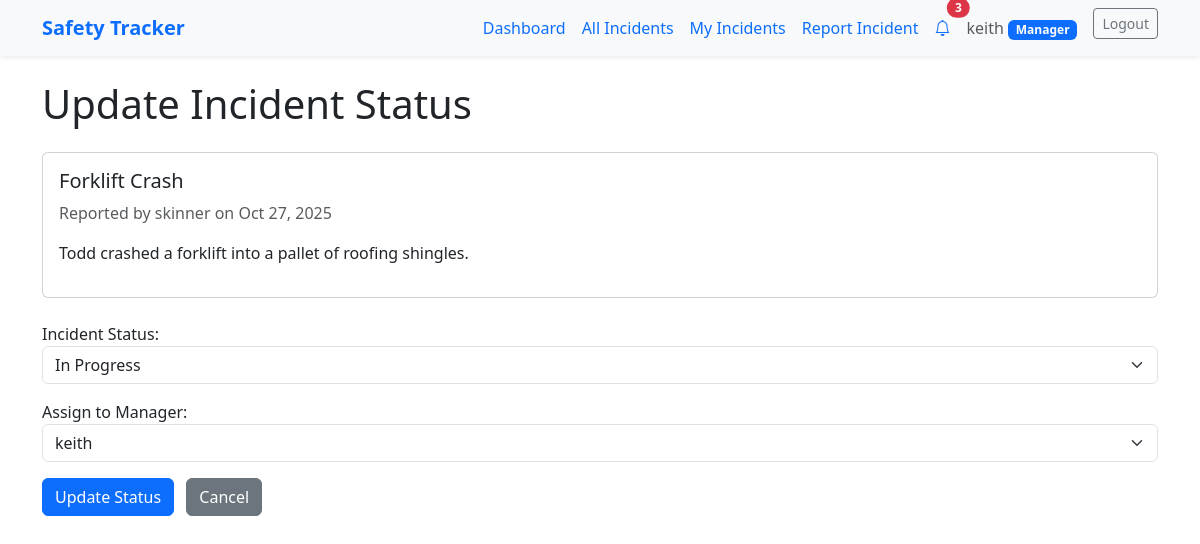
Page /incident_reporter/forklift-crash/update-status/ (signed in) on the committed database.
### incident_reporter/models.py (models this page shows, shortened)
class Incident(models.Model):
    STATUS_CHOICES = [
        ('new', 'New'),
        ('in_progress', 'In Progress'),
        ('resolved', 'Resolved'),
        ('closed', 'Closed'),
    ]
    title = models.CharField(max_length=75)
    body = models.TextField()
    slug = models.SlugField(unique=True)
    date = models.DateTimeField(auto_now_add=True)
    banner = models.ImageField(default='fallback.jpg', blank=True)
    reporter = models.ForeignKey(User, on_delete=models.CASCADE, null=True, blank=True, related_name='reported_incidents')
    status = models.CharField(max_length=20, choices=STATUS_CHOICES, default='new')
    assigned_to = models.ForeignKey(User, on_delete=models.SET_NULL, null=True, blank=True, related_name='assigned_incidents')
    class Meta:
        ordering = ['-date']

### incident_reporter/views.py (the view)
# urls.py: path('<slug:slug>/update-status/', views.incident_update_status, name='update-status'),
@manager_required(redirect_url='/incident_reporter/')
def incident_update_status(request, slug):
    incident = get_object_or_404(Incident, slug=slug)
    old_status = incident.status
    old_assigned_to = incident.assigned_to
    if request.method == 'POST':
        form = forms.UpdateIncidentStatus(request.POST, instance=incident)
        if form.is_valid():
            updated_incident = form.save()
            if old_status != updated_incident.status:
                notify_reporter_status_change(updated_incident, old_status, updated_incident.status)
            if updated_incident.assigned_to and updated_incident.assigned_to != old_assigned_to:
                notify_manager_assignment(updated_incident, updated_incident.assigned_to)
            messages.success(request, f'Incident status updated successfully.')
            return redirect('incident:page', slug=slug)
    else:
        form = forms.UpdateIncidentStatus(instance=incident)
    return render(request, 'incident_reporter/incident_update_status.html', {
        'form': form,
        'incident': incident
    })

### incident_reporter/forms.py
class UpdateIncidentStatus(forms.ModelForm):
    class Meta:
        model = models.Incident
        fields = ['status', 'assigned_to']
        widgets = {
            'status': forms.Select(attrs={'class': 'form-select'}),
            'assigned_to': forms.Select(attrs={'class': 'form-select'}),
        }
        labels = {
            'status': 'Incident Status',
            'assigned_to': 'Assign to Manager',
        }
    def __init__(self, *args, **kwargs):
        super().__init__(*args, **kwargs)
        from users.models import Profile
        manager_profiles = Profile.objects.filter(role='manager')
        manager_users = [profile.user.id for profile in manager_profiles]
        self.fields['assigned_to'].queryset = User.objects.filter(id__in=manager_users)
        self.fields['assigned_to'].required = False

### incident_reporter/context_processors.py (called while the page is built)
def unread_notifications(request):
    if request.user.is_authenticated:
        unread_count = Notification.objects.filter(user=request.user, is_read=False).count()
        return {'unread_notifications_count': unread_count}
    return {'unread_notifications_count': 0}

### users/models.py (called while the page is built)
    def is_manager(self):
        return self.role == 'manager'

### incident_reporter/templates/incident_reporter/incident_update_status.html (shortened to what this page needs)
{% extends 'layout.html' %}
{% block content %}
<section>
    <h1 class="mb-4">Update Incident Status</h1>
    <div class="card mb-4">
        <div class="card-body">
            <h5 class="card-title">{{ incident.title }}</h5>
            <p class="text-muted">Reported by {{ incident.reporter.username }} on {{ incident.date|date:"M d, Y" }}</p>
            <p>{{ incident.body }}</p>
        </div>
    </div>
    <form action="{% url 'incident:update-status' slug=incident.slug %}" method="post">
        {% for field in form %}
            <div class="mb-3">
                {{ field.label_tag }}
                {{ field }}
            </div>
        {% endfor %}
        <button class="btn btn-primary" type="submit">Update Status</button>
        <a href="{% url 'incident:page' slug=incident.slug %}" class="btn btn-secondary ms-2">Cancel</a>
    </form>
</section>
{% endblock %}

### templates/layout.html (shortened to what this page needs)
<!DOCTYPE html>
{% load static %}
<html lang="en">
<head>
    <link href="https://cdn.jsdelivr.net/npm/bootstrap@5.3.2/dist/css/bootstrap.min.css" rel="stylesheet">
    <link rel="stylesheet" href="https://cdn.jsdelivr.net/npm/bootstrap-icons@1.11.1/font/bootstrap-icons.css">
</head>
<body class="bg-white text-dark">
    <nav class="navbar navbar-expand-lg navbar-light bg-light shadow-sm mb-4">
      <div class="container">
        <a class="navbar-brand text-primary fw-bold" href="/">Safety Tracker</a>
        <div class="collapse navbar-collapse" id="navbarNav">
          <ul class="navbar-nav ms-auto">
            {% if user.is_authenticated %}
                {% if user.profile.is_manager %}
                    <li class="nav-item"><a class="nav-link text-primary" href="{% url 'incident:manager-dashboard' %}">Dashboard</a></li>
                    <li class="nav-item"><a class="nav-link text-primary" href="{% url 'incident:list' %}">All Incidents</a></li>
                    <li class="nav-item"><a class="nav-link text-primary" href="{% url 'incident:my-incidents' %}">My Incidents</a></li>
                    <li class="nav-item"><a class="nav-link text-primary" href="{% url 'incident:new-incident' %}">Report Incident</a></li>
                    <li class="nav-item">
                        <a class="nav-link text-primary position-relative" href="{% url 'incident:notifications' %}">
                            <i class="bi bi-bell"></i>
                            {% if unread_notifications_count > 0 %}
                                <span class="position-absolute top-0 start-100 translate-middle badge rounded-pill bg-danger">
                                    {{ unread_notifications_count }}
                                </span>
                            {% endif %}
                        </a>
                    </li>
                {% endif %}
                <li class="nav-item">
                  <span class="nav-link text-muted">
                    {{ user.username }}
                    {% if user.profile.is_manager %}
                      <span class="badge bg-primary">Manager</span>
                    {% endif %}
                  </span>
                </li>
                <li class="nav-item">
                  <form action="{% url 'users:logout' %}" method="post" class="d-inline">
                      <button class="btn btn-outline-secondary btn-sm ms-2" type="submit">Logout</button>
                  </form>
                </li>
            {% else %}
                <li class="nav-item"><a class="nav-link text-primary" href="{% url 'users:register' %}">Register</a></li>
                <li class="nav-item"><a class="nav-link text-primary" href="{% url 'users:login' %}">Login</a></li>
            {% endif %}
          </ul>
        </div>
      </div>
    </nav>
    <main class="container">
        {% block content %}
        {% endblock %}
    </main>
</body>
</html>

### rows in the picture
Incident: title "Forklift Crash", reporter.username "skinner", date "Oct 27, 2025", body "Todd crashed a forklift into a pallet of roofing shingles.", form "In Progress" "keith"

### other values in the picture
{{ unread_notifications_count }} "3"
{{ user.username }} "keith"
{{ field.label_tag }} "Incident Status:" "Assign to Manager:"
